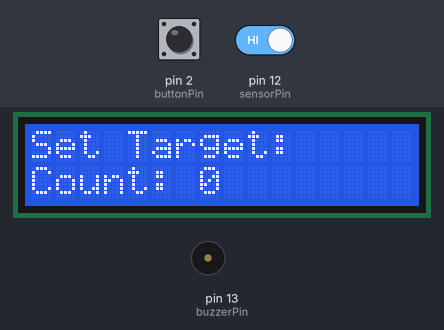
Simulated run of this sketch. Board: Arduino Uno, built with avr-gcc and run on an emulated ATmega328P. Shown: 16×2 character LCD, buzzer (waves = sounding). The test bench sets the inputs (shaded band); at power-on: pin 2 (buttonPin) HIGH, pin 12 (sensorPin) HIGH. What the sketch prints to the serial monitor is not drawn.

Above: at 1.2 s.
1.3 s: pin 2 (buttonPin) pulled LOW for 0.15 s
At 2.3 s:
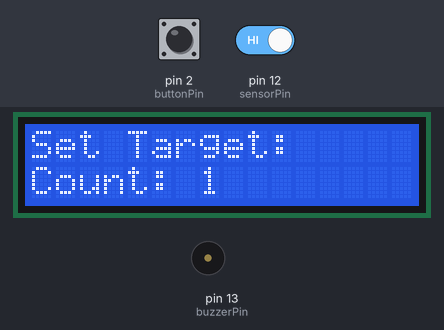
4.4 s: pin 12 (sensorPin) driven LOW
At 7.2 s:
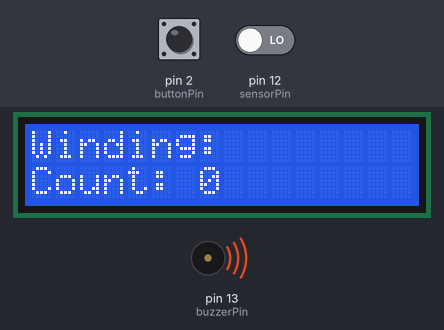
7.4 s: pin 2 (buttonPin) pulled LOW for 1 s
At 14.1 s:
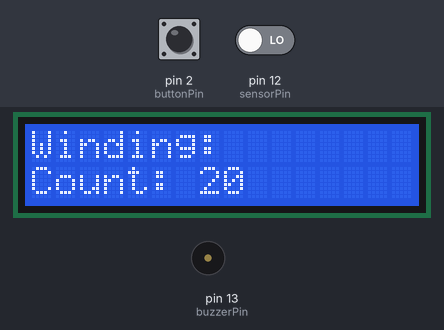
Timing chart, 0 to 15.6 s (numbered marks = the images above; inputs shaded):
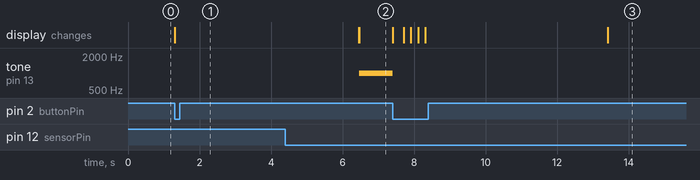

The sketch:

project.ino
```cpp
#include <LiquidCrystal.h>

/***************************************************************************************************
| LCD Pin | Name     | Connect To         | Notes                                                  |
| ------- | -------- | ------------------ | ------------------------------------------------------ |
| 1       | VSS      | GND                | Power GND                                              |
| 2       | VDD      | 5V                 | Power VCC                                              |
| 3       | VO       | Middle of 10k pot  | Contrast. Other legs to 5V & GND (or fixed ~2k to GND) |
| 4       | RS       | Arduino **D7**     | Register Select                                        |
| 5       | RW       | GND                | Always write (no reading needed)                       |
| 6       | E        | Arduino **D6**     | Enable                                                 |
| 7       | D0       | —                  | Not used in 4-bit mode                                 |
| 8       | D1       | —                  | Not used in 4-bit mode                                 |
| 9       | D2       | —                  | Not used in 4-bit mode                                 |
| 10      | D3       | —                  | Not used in 4-bit mode                                 |
| 11      | D4       | Arduino **D5**     | Data bit 4                                             |
| 12      | D5       | Arduino **D4**     | Data bit 5                                             |
| 13      | D6       | Arduino **D3**     | Data bit 6                                             |
| 14      | D7       | Arduino **D8**     | Data bit 7                                             |
| 15      | A (LED+) | 5V (with resistor) | Backlight power                                        |
| 16      | K (LED−) | GND                | Backlight ground                                       |
***************************************************************************************************/
// LCD pin mapping: RS, EN, D4, D5, D6, D7
LiquidCrystal lcd(7, 6, 5, 4, 3, 8);  // RS=7, EN=6, D4=5, D5=4, D6=3, D7=8

/******************************************************************************
| Component              | Pin on Arduino Uno | Notes                         |
| --------------         | ------------------ | ----------------------------- |
| Increment Button       | D2                 | With internal pull-up enabled |
|                        | Other leg          | GND                           |
| Serial logging         | USB                | Serial Monitor                |
|                        | GND                | GND                           |
| buzzer            +ve  | D13                |                               |
|                   -ve  | Arduino GND        | GND                           |
| 49E Hall Sensor    DO  | D12                | Hall sensor digital out       |
|                   VCC  | Arduino VCC        | 5V                            |
|                   GND  | Arduino GND        | GND                           |
******************************************************************************/

const int sensorPin = 12;     // 49E Hall sensor digital output
const int buttonPin = 2;     // button pin
const int buzzerPin = 13;    // buzzer pin
unsigned long targetCount = 0;  // target number of coils
unsigned long currentCount = 0;  // current coil count
bool settingTarget = true;    // initial state for setting target
bool buzzerActive = false;    // buzzer state

int lastSensorState = HIGH;   // for edge detection
int lastButtonState = HIGH;   // for button edge detection
unsigned long buttonPressStartTime = 0;  // for long press detection
unsigned long lastButtonActivityTime = 0;  // for tracking inactivity period
const unsigned long LONG_PRESS_TIME = 2000;  // 2 seconds for acceleration
const unsigned long INACTIVITY_TIME = 5000;  // 5 seconds of no button activity before starting
const unsigned long FAST_INCREMENT_INTERVAL = 200;  // 5 times per second (1000/5=200ms)
const uint8_t PULSES_PER_DECREMENT = 1; // number of sensor pulses per coil decrement
unsigned long lastFastIncrementTime = 0;
// Prevent multiple decrements when stopped on sensor or noisy signal
const unsigned long MIN_DECREMENT_INTERVAL = 300; // ms; ignore decrements faster than this
unsigned long lastDecrementTime = 0;
// Sensor priming flag (cleared when returning to target-set mode)
bool sensorPrimed = false;

// Setup printf() support on Arduino Uno
int serial_putchar(char c, FILE *)
{
  Serial.write(c);
  return c;
}
FILE serial_stdout;

void setup()
{
  pinMode(sensorPin, INPUT_PULLUP);   // use internal pull-up
  pinMode(buttonPin, INPUT_PULLUP);
  pinMode(buzzerPin, OUTPUT);

  lcd.begin(16, 2);
  lcd.print("Set Target:");
  lcd.setCursor(0, 1);
  lcd.print("Count: 0");

  Serial.begin(9600);

  // Enable printf()
  fdev_setup_stream(&serial_stdout, serial_putchar, NULL, _FDEV_SETUP_WRITE);
  stdout = &serial_stdout;
}

void loop()
{
  // Handle button input for target setting or buzzer reset
  int buttonState = digitalRead(buttonPin);

  if (settingTarget)
  {
    // Target setting mode
    if (buttonState == LOW && lastButtonState == HIGH)
    {
      // Button just pressed
      buttonPressStartTime = millis();
      lastButtonActivityTime = millis();
      targetCount++;
      updateDisplay();
      delay(50); // Initial debounce
    }
    else if (buttonState == LOW && (millis() - buttonPressStartTime) > LONG_PRESS_TIME)
    {
      // Long press - fast increment
      if (millis() - lastFastIncrementTime >= FAST_INCREMENT_INTERVAL)
      {
        targetCount += 5;
        updateDisplay();
        lastFastIncrementTime = millis();
        lastButtonActivityTime = millis(); // Update activity time during fast increment
      }
    }
    else if (buttonState == HIGH && lastButtonState == LOW)
    {
      // Button released
      lastButtonActivityTime = millis(); // Update activity time on release
      if (millis() - buttonPressStartTime > LONG_PRESS_TIME)
      {
        delay(500); // Additional delay after fast increment
      }
    }

    // Exit target setting mode after INACTIVITY_TIME of no button activity
    if (buttonState == HIGH && targetCount > 0 &&
        (millis() - lastButtonActivityTime) > INACTIVITY_TIME)
        {
      settingTarget = false;
      currentCount = targetCount;
      lcd.clear();
      lcd.print("Winding:");
      updateDisplay();
      printf("Target set: %lu\n", targetCount);
    }
  }
  else
  {
    // Normal counting mode
    // Simpler falling-edge based pulse-pair detector (works with your sensor: steady HIGH, two flashes per pass)
    static unsigned long lastSensorTriggerTime = 0;
    static uint8_t pulseCount = 0;  // Count falling-edge pulses before decrementing
    const unsigned long sensorDebounceTime = 50; // ms debounce for edges
    int sensorState = digitalRead(sensorPin);
    unsigned long currentTime = millis();

    // Detect falling edge (HIGH -> LOW)
    if (sensorState == LOW && lastSensorState == HIGH)
    {
      pulseCount++;
      lastSensorTriggerTime = currentTime;
      printf("Pulse detected (count=%u)\n", pulseCount);

      if (pulseCount >= PULSES_PER_DECREMENT)
      {
        // PULSES_PER_DECREMENT falling edges = one magnet pass
        if (currentTime - lastDecrementTime > MIN_DECREMENT_INTERVAL)
        {
          if (currentCount > 0)
          {
            currentCount--;
            updateDisplay();
            printf("Coils remaining: %lu (pulse pair)\n", currentCount);
            if (currentCount == 0)
            {
              buzzerActive = true;
            }
          }
          lastDecrementTime = currentTime;
        }
        else
        {
          printf("Ignored pulse pair (too fast): %lums since last decrement\n", currentTime - lastDecrementTime);
        }
        pulseCount = 0;
      }
    }
    lastSensorState = sensorState;

    // Reset pulse counter if pulses are too far apart (prevent stale partial counts)
    if (currentTime - lastSensorTriggerTime > 2000)
    {
      pulseCount = 0;
    }

    // Handle buzzer and reset functionality
    if (buzzerActive)
    {
      // Use tone() for a continuous audible buzz at 1kHz
      tone(buzzerPin, 1000); // 1kHz

      // Check for button press to stop buzzer and reset device
      if (buttonState == LOW && lastButtonState == HIGH)
      {
        // Stop buzzer
        buzzerActive = false;
        noTone(buzzerPin);

        // Reset to initial state
        settingTarget = true;
        targetCount = 0;
        currentCount = 0;
        lastButtonActivityTime = millis();
        sensorPrimed = false; // ensure sensor timing will be re-initialized for the next winding

        // Reset display to initial state
        lcd.clear();
        lcd.print("Set Target:");
        updateDisplay();

        printf("Device reset for new target\n");
        delay(300); // debounce
      }
    } else {
      noTone(buzzerPin); // Ensure buzzer is off when not active
    }
  }

  lastButtonState = buttonState;
}

void updateDisplay()
{
  lcd.setCursor(0, 1);
  lcd.print("Count:         "); // clear old number
  lcd.setCursor(7, 1);
  if (settingTarget) {
    lcd.print(targetCount);
  } else {
    lcd.print(currentCount);
  }
}
```

Measured:
- after the input at 1.3 s, the display: changes at once (image 1)
- after the input at 4.4 s, tone on pin 13 (buzzerPin): silent → 1000 Hz after 2.1 s; the display: first differs from a run without the input after 2.1 s (image 2)
- after the input at 7.4 s, tone on pin 13 (buzzerPin): 1000 Hz → silent at once; the display: first changes at once (image 3 shows a later state)
